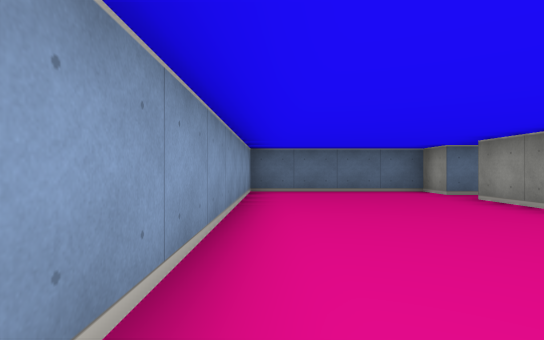
view 1 (above)

15 first-person views from a walk through a cub3D level. The camera is about half as high as the walls, looks level and sees 80° across. The floor is counted in squares. Each view is taken from the middle of a square. On the plan, view 1 faces up. The plan holds only what a view shows up to about 9 squares ahead; the rest is blank.

view 2
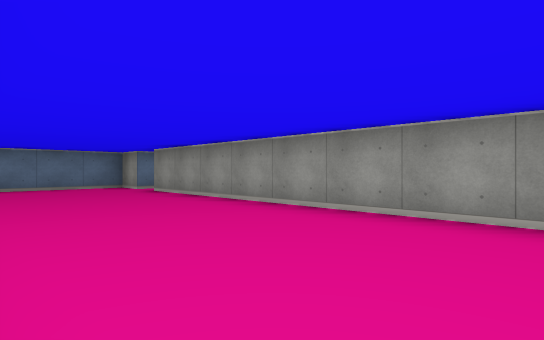

view 3
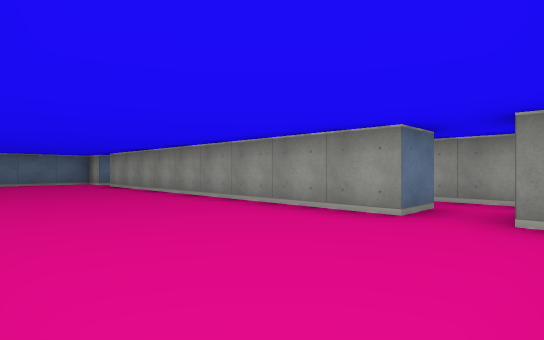

view 4
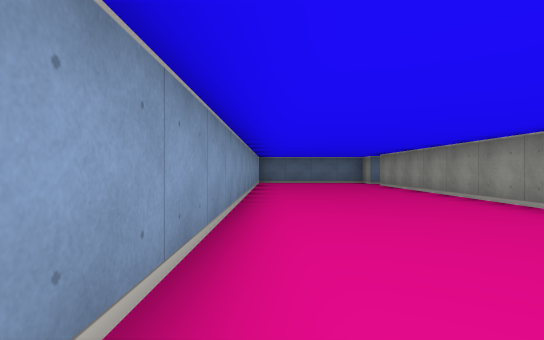

view 5
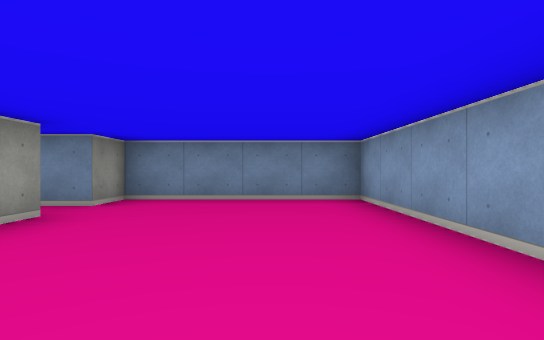

view 6
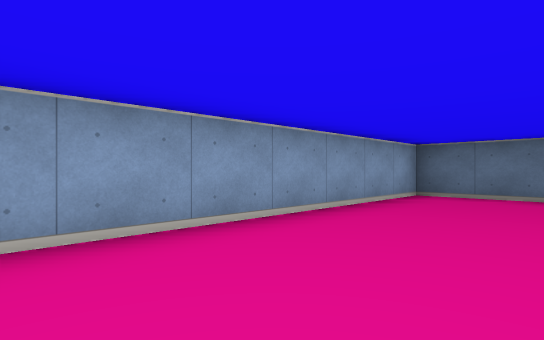

view 7
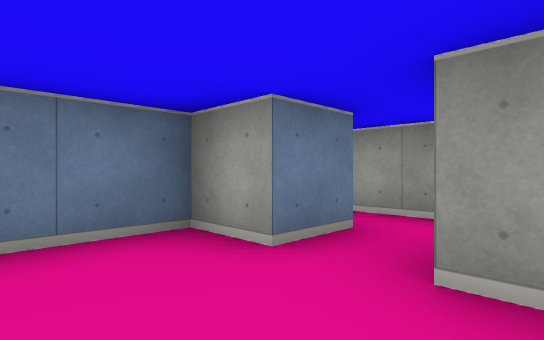

view 8
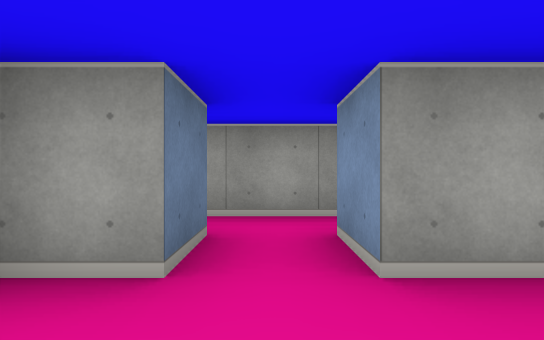

view 9
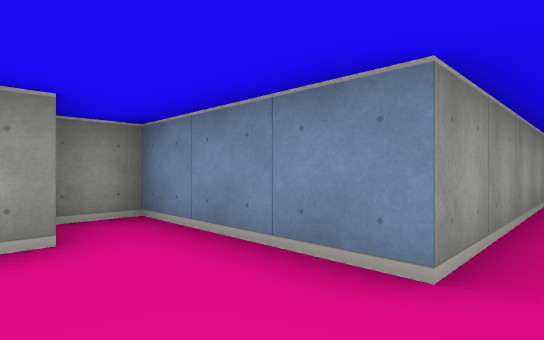

view 10
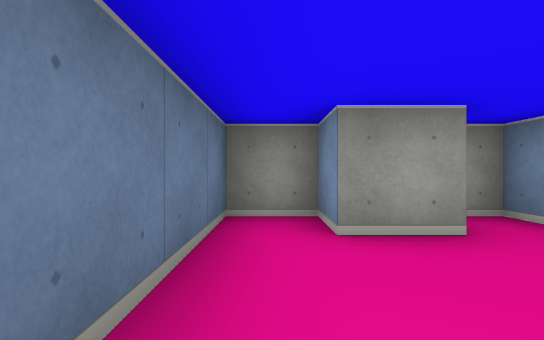

view 11
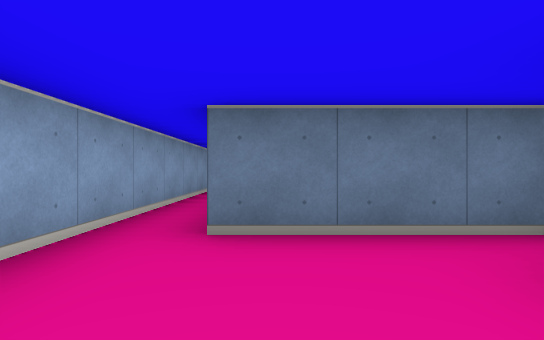

view 12
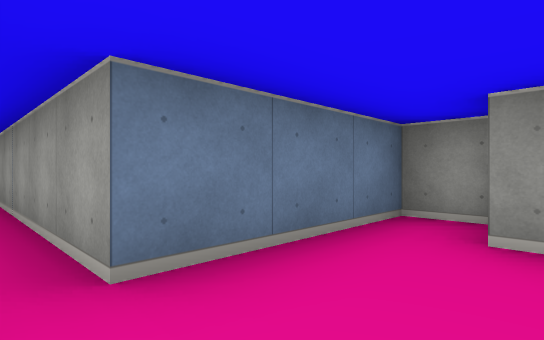

view 13
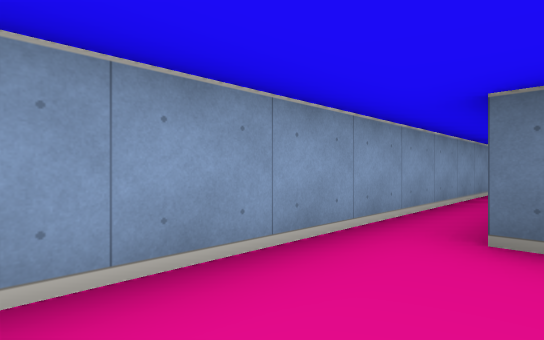

view 14
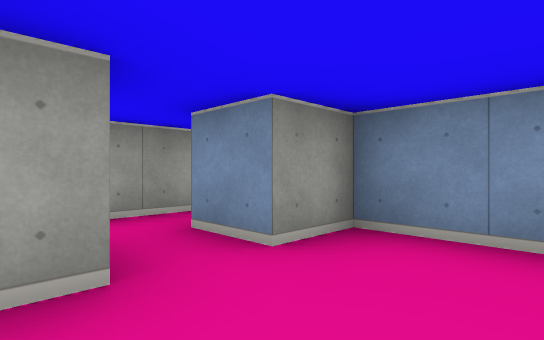

view 15
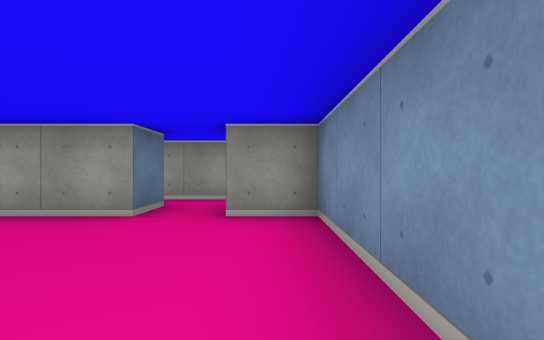

### Floor plan
Ten units are one square. View 1 is at (0, 0); x grows to the right and y downward. Boxes are objects, and circles mark ways between rooms. Rooms are numbered by the first view taken in them; rooms with no view inside come last. Other rooms are left out.
<svg viewBox="-10 -170 100 230">
<path fill="none" stroke="#000" d="M45 35 35 35 35 -55 45 -55M45 -65 35 -65 35 -75 -5 -75 -5 55 35 55 35 45 45 45M45 -165 45 -91M75 -94 75 -105 85 -105 85 -115 55 -115 55 -158M55 -85 85 -85 85 -94M55 51 55 31"/>
<circle cx="40" cy="40" r="3" fill="#2a7"/>
<text x="20" y="-10">1</text>
<text x="50" y="-160">2</text>
<text x="50" y="30">3</text>
</svg>
Room 1 opens to room 3.

Where each view was taken, in squares from view 1:
view 1: 0 up, 0 right, facing up
view 2: 2 down, 0 right, facing up-right
view 3: 5 down, 0 right, facing up-right
view 4: 5 down, 0 right, facing up
view 5: 0 up, 1 right, facing down
view 6: 1 up, 2 right, facing up-left
view 7: 5 up, 2 right, facing up-right
view 8: 6 up, 2 right, facing right
view 9: 10 up, 5 right, facing down-right
view 10: 11 up, 5 right, facing right
view 11: 9 up, 6 right, facing up
view 12: 10 up, 5 right, facing up-right
view 13: 9 up, 6 right, facing up-left
view 14: 3 down, 2 right, facing down-right
view 15: 5 down, 0 right, facing right
